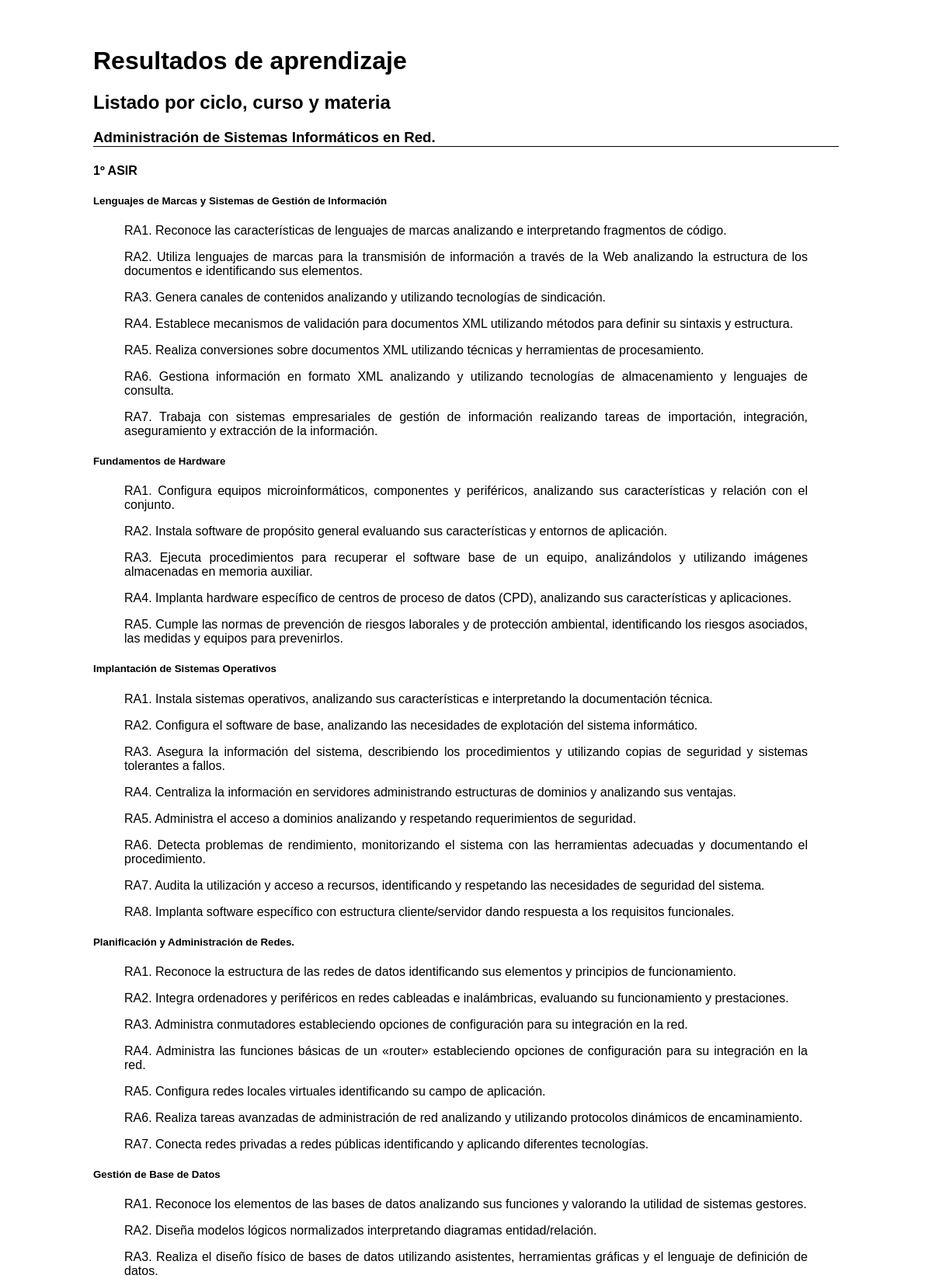
Page /v3/resultados_aprendizaje_vista_previa_texto_plano.php (upper part) on the committed database.
### tables this page shows
CREATE TABLE IF NOT EXISTS `ciclos` (
  `id` int(11) NOT NULL AUTO_INCREMENT,
  `nombre` varchar(200) NOT NULL,
  `familia` varchar(200) NOT NULL,
  `nivel` varchar(100) NOT NULL,
  PRIMARY KEY (`id`)
);

CREATE TABLE IF NOT EXISTS `cursos` (
  `id` int(11) NOT NULL AUTO_INCREMENT,
  `nombre` varchar(100) NOT NULL,
  `abreviatura` varchar(10) NOT NULL,
  `orden` int(11) DEFAULT NULL,
  `horas_semana` int(11) NOT NULL,
  `categoria` varchar(5) DEFAULT NULL,
  `idCiclo` int(11) DEFAULT NULL,
  PRIMARY KEY (`id`)
);

CREATE TABLE IF NOT EXISTS `materias` (
  `id` int(11) NOT NULL AUTO_INCREMENT,
  `nombre` varchar(100) NOT NULL,
  `idCurso` int(11) NOT NULL,
  `idDepartamento` int(11) DEFAULT NULL,
  `cantidad` int(11) NOT NULL DEFAULT '1',
  `horas` int(11) NOT NULL,
  `horas_complementarias` int(11) NOT NULL DEFAULT '0',
  `grupo` varchar(5) NOT NULL,
  `idEspecialidad` varchar(3) DEFAULT NULL,
  `computables_horas_grupo` tinyint(1) NOT NULL DEFAULT '1',
  `asignada_directiva` tinyint(4) NOT NULL DEFAULT '0',
  `min_num_profesores` int(11) NOT NULL DEFAULT '0',
  `max_grupos_profesor` int(11) NOT NULL DEFAULT '0',
  `tiene_programacion` tinyint(1) NOT NULL DEFAULT '1',
  `tipo` enum('TUTORIA','INGLES','OTRA') NOT NULL DEFAULT 'OTRA',
  `divisible` tinyint(4) NOT NULL DEFAULT '1',
  `horas_empresa` int(11) NOT NULL DEFAULT '0',
  `codigo_oficial` varchar(20) DEFAULT NULL,
  `nombre_oficial` varchar(200) DEFAULT NULL,
  `creditos_ects` int(11) DEFAULT NULL,
  `horas_anuales` int(11) DEFAULT NULL,
  PRIMARY KEY (`id`)
);

CREATE TABLE IF NOT EXISTS `resultados_aprendizaje` (
  `id` int(11) NOT NULL AUTO_INCREMENT,
  `idMateria` int(11) NOT NULL,
  `orden` int(11) NOT NULL,
  `texto` text NOT NULL,
  `porcentaje_empresa` int(11) NOT NULL DEFAULT '0',
  `porcentaje_evaluacion` int(11) NOT NULL DEFAULT '0',
  `es_clave` tinyint(4) NOT NULL DEFAULT '1',
  PRIMARY KEY (`id`)
);

### v3/resultados_aprendizaje_vista_previa_texto_plano.php (the view, shortened to what this page needs)
<?php
    include('includes/database.php');
?>
<!DOCTYPE html>
<html>
    <head>
        <link rel="stylesheet" href="css/estilos_programaciones.css" />
    </head>
    <body>
        <h1>Resultados de aprendizaje</h1>
        <h2>Listado por ciclo, curso y materia</h2>
        <?php
            $result = mysqli_query($db, "SELECT * FROM ciclos ORDER BY nombre");
            while($fila = mysqli_fetch_assoc($result))
            {
                echo '<h3 style="border-bottom:1px solid black">' . $fila['nombre'] . '</h3>';
                $result2 = mysqli_query($db, "SELECT cursos.id, cursos.nombre FROM cursos, cursos_ciclos WHERE cursos.id = cursos_ciclos.idCurso AND cursos_ciclos.idCiclo = " . $fila['id'] . ' ORDER BY cursos_ciclos.orden');
                while($fila2 = mysqli_fetch_assoc($result2))
                {
                    echo '<h4>' . $fila2['nombre'] . '</h4>';
                    $result3 = mysqli_query($db, "SELECT DISTINCT materias.id, materias.nombre, materias.nombre_oficial, materias.horas_empresa FROM materias WHERE materias.idCurso = " . $fila2['id']);
                    while($fila3 = mysqli_fetch_assoc($result3))
                    {
                        echo '<h5>' . $fila3['nombre_oficial'] . '</h5>';
                        echo '<blockquote>';
                        $result4 = mysqli_query($db, "SELECT * FROM resultados_aprendizaje WHERE idMateria = " . $fila3['id'] . " ORDER BY orden");
                        while($fila4 = mysqli_fetch_assoc($result4))
                        {
                            echo '<p>RA' . $fila4['orden'] . ". " . $fila4['texto'] . '</p>';
                        }
                        echo '</blockquote>';
                    }
                }
            }
        ?>
    </body>
</html>

### v4/frontend/css/estilos_programaciones.css (style rules this page uses)
body { font-family: Arial, Verdana; margin: 5% 10%; }
p, li, div { text-align: justify; }

### rows in the picture
ciclos: nombre "Administración de Sistemas Informáticos en Red."
cursos: nombre "1º ASIR"
materias: nombre_oficial "Lenguajes de Marcas y Sistemas de Gestión de Información"
resultados_aprendizaje: orden "1", texto "Reconoce las características de lenguajes de marcas analizando e interpretando fragmentos de código."
resultados_aprendizaje: orden "2", texto "Utiliza lenguajes de marcas para la transmisión de información a través de la Web analizando la estructura de los documentos e identificando sus elementos."
resultados_aprendizaje: orden "3", texto "Genera canales de contenidos analizando y utilizando tecnologías de sindicación."
resultados_aprendizaje: orden "4", texto "Establece mecanismos de validación para documentos XML utilizando métodos para definir su sintaxis y estructura."
resultados_aprendizaje: orden "5", texto "Realiza conversiones sobre documentos XML utilizando técnicas y herramientas de procesamiento."
resultados_aprendizaje: orden "6", texto "Gestiona información en formato XML analizando y utilizando tecnologías de almacenamiento y lenguajes de consulta."
resultados_aprendizaje: orden "7", texto "Trabaja con sistemas empresariales de gestión de información realizando tareas de importación, integración, aseguramiento y extracción de la información."
materias: nombre_oficial "Fundamentos de Hardware"
resultados_aprendizaje: orden "1", texto "Configura equipos microinformáticos, componentes y periféricos, analizando sus características y relación con el conjunto."
resultados_aprendizaje: orden "2", texto "Instala software de propósito general evaluando sus características y entornos de aplicación."
resultados_aprendizaje: orden "3", texto "Ejecuta procedimientos para recuperar el software base de un equipo, analizándolos y utilizando imágenes almacenadas en memoria auxiliar."
resultados_aprendizaje: orden "4", texto "Implanta hardware específico de centros de proceso de datos (CPD), analizando sus características y aplicaciones."
resultados_aprendizaje: orden "5", texto "Cumple las normas de prevención de riesgos laborales y de protección ambiental, identificando los riesgos asociados, las medidas y equipos para prevenirlos."
materias: nombre_oficial "Implantación de Sistemas Operativos"
resultados_aprendizaje: orden "1", texto "Instala sistemas operativos, analizando sus características e interpretando la documentación técnica."
resultados_aprendizaje: orden "2", texto "Configura el software de base, analizando las necesidades de explotación del sistema informático."
resultados_aprendizaje: orden "3", texto "Asegura la información del sistema, describiendo los procedimientos y utilizando copias de seguridad y sistemas tolerantes a fallos."
resultados_aprendizaje: orden "4", texto "Centraliza la información en servidores administrando estructuras de dominios y analizando sus ventajas."
resultados_aprendizaje: orden "5", texto "Administra el acceso a dominios analizando y respetando requerimientos de seguridad."
resultados_aprendizaje: orden "6", texto "Detecta problemas de rendimiento, monitorizando el sistema con las herramientas adecuadas y documentando el procedimiento."
resultados_aprendizaje: orden "7", texto "Audita la utilización y acceso a recursos, identificando y respetando las necesidades de seguridad del sistema."
resultados_aprendizaje: orden "8", texto "Implanta software específico con estructura cliente/servidor dando respuesta a los requisitos funcionales."
materias: nombre_oficial "Planificación y Administración de Redes."
resultados_aprendizaje: orden "1", texto "Reconoce la estructura de las redes de datos identificando sus elementos y principios de funcionamiento."
resultados_aprendizaje: orden "2", texto "Integra ordenadores y periféricos en redes cableadas e inalámbricas, evaluando su funcionamiento y prestaciones."
resultados_aprendizaje: orden "3", texto "Administra conmutadores estableciendo opciones de configuración para su integración en la red."
resultados_aprendizaje: orden "4", texto "Administra las funciones básicas de un «router» estableciendo opciones de configuración para su integración en la red."
resultados_aprendizaje: orden "5", texto "Configura redes locales virtuales identificando su campo de aplicación."
resultados_aprendizaje: orden "6", texto "Realiza tareas avanzadas de administración de red analizando y utilizando protocolos dinámicos de encaminamiento."
resultados_aprendizaje: orden "7", texto "Conecta redes privadas a redes públicas identificando y aplicando diferentes tecnologías."
materias: nombre_oficial "Gestión de Base de Datos"
resultados_aprendizaje: orden "1", texto "Reconoce los elementos de las bases de datos analizando sus funciones y valorando la utilidad de sistemas gestores."
resultados_aprendizaje: orden "2", texto "Diseña modelos lógicos normalizados interpretando diagramas entidad/relación."
resultados_aprendizaje: orden "3", texto "Realiza el diseño físico de bases de datos utilizando asistentes, herramientas gráficas y el lenguaje de definición de datos."
